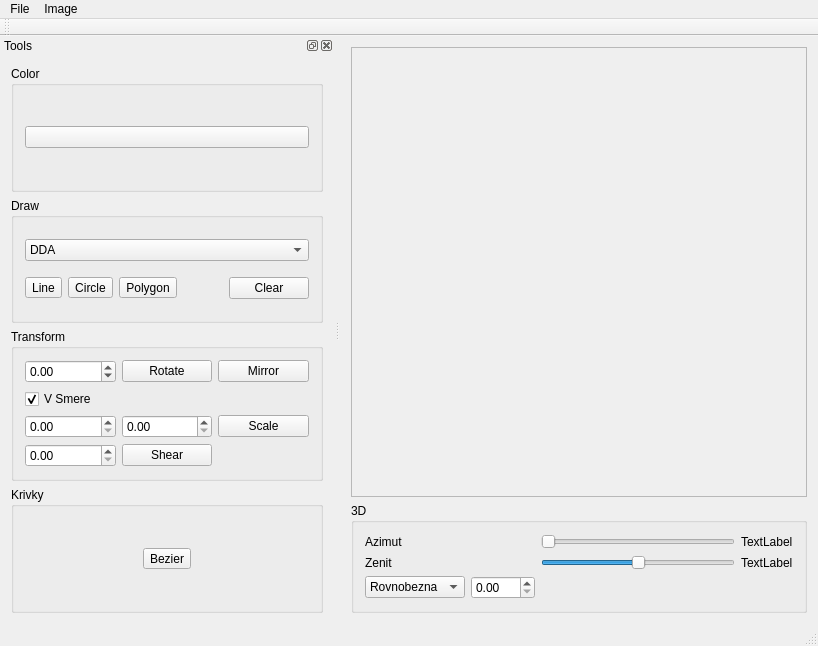
<?xml version="1.0" encoding="UTF-8"?>
<ui version="4.0">
 <class>ImageViewerClass</class>
 <widget class="QMainWindow" name="ImageViewerClass">
  <property name="geometry">
   <rect>
    <x>0</x>
    <y>0</y>
    <width>818</width>
    <height>646</height>
   </rect>
  </property>
  <property name="windowTitle">
   <string>ImageViewer</string>
  </property>
  <widget class="QWidget" name="centralWidget">
   <layout class="QGridLayout" name="gridLayout_4">
    <item row="0" column="0">
     <widget class="QScrollArea" name="scrollArea">
      <property name="widgetResizable">
       <bool>true</bool>
      </property>
      <widget class="QWidget" name="scrollAreaWidgetContents">
       <property name="geometry">
        <rect>
         <x>0</x>
         <y>0</y>
         <width>469</width>
         <height>448</height>
        </rect>
       </property>
      </widget>
     </widget>
    </item>
    <item row="1" column="0">
     <widget class="QGroupBox" name="groupBox_5">
      <property name="title">
       <string>3D</string>
      </property>
      <layout class="QGridLayout" name="gridLayout_5">
       <item row="3" column="0">
        <widget class="QComboBox" name="comboBoxProjection">
         <item>
          <property name="text">
           <string>Rovnobezna</string>
          </property>
         </item>
         <item>
          <property name="text">
           <string>Stredova</string>
          </property>
         </item>
        </widget>
       </item>
       <item row="1" column="2">
        <widget class="QSlider" name="horizontalSlider_azimut">
         <property name="maximum">
          <number>360</number>
         </property>
         <property name="orientation">
          <enum>Qt::Orientation::Horizontal</enum>
         </property>
        </widget>
       </item>
       <item row="1" column="0">
        <widget class="QLabel" name="label">
         <property name="text">
          <string>Azimut</string>
         </property>
        </widget>
       </item>
       <item row="2" column="2">
        <widget class="QSlider" name="horizontalSlider_Zenit">
         <property name="minimum">
          <number>-90</number>
         </property>
         <property name="maximum">
          <number>90</number>
         </property>
         <property name="orientation">
          <enum>Qt::Orientation::Horizontal</enum>
         </property>
        </widget>
       </item>
       <item row="2" column="3">
        <widget class="QLabel" name="label_ZenitValue">
         <property name="text">
          <string>TextLabel</string>
         </property>
        </widget>
       </item>
       <item row="2" column="0">
        <widget class="QLabel" name="label_2">
         <property name="text">
          <string>Zenit</string>
         </property>
        </widget>
       </item>
       <item row="1" column="3">
        <widget class="QLabel" name="label_AzimutValue">
         <property name="text">
          <string>TextLabel</string>
         </property>
        </widget>
       </item>
       <item row="3" column="1">
        <widget class="QDoubleSpinBox" name="doubleSpinBoxDistance">
         <property name="maximum">
          <double>500.000000000000000</double>
         </property>
        </widget>
       </item>
      </layout>
     </widget>
    </item>
   </layout>
  </widget>
  <widget class="QMenuBar" name="menuBar">
   <property name="geometry">
    <rect>
     <x>0</x>
     <y>0</y>
     <width>818</width>
     <height>21</height>
    </rect>
   </property>
   <widget class="QMenu" name="menuFile">
    <property name="title">
     <string>File</string>
    </property>
    <addaction name="actionOpen"/>
    <addaction name="actionSave_as"/>
    <addaction name="separator"/>
    <addaction name="actionExit"/>
   </widget>
   <widget class="QMenu" name="menuImage">
    <property name="title">
     <string>Image</string>
    </property>
    <addaction name="actionClear"/>
   </widget>
   <addaction name="menuFile"/>
   <addaction name="menuImage"/>
  </widget>
  <widget class="QToolBar" name="mainToolBar">
   <attribute name="toolBarArea">
    <enum>TopToolBarArea</enum>
   </attribute>
   <attribute name="toolBarBreak">
    <bool>false</bool>
   </attribute>
  </widget>
  <widget class="QStatusBar" name="statusBar"/>
  <widget class="QDockWidget" name="dockWidget">
   <property name="windowTitle">
    <string>Tools</string>
   </property>
   <attribute name="dockWidgetArea">
    <number>1</number>
   </attribute>
   <widget class="QWidget" name="dockWidgetContents">
    <layout class="QVBoxLayout" name="verticalLayout">
     <item>
      <widget class="QGroupBox" name="groupBox">
       <property name="title">
        <string>Color</string>
       </property>
       <layout class="QVBoxLayout" name="verticalLayout_2">
        <item>
         <widget class="QPushButton" name="pushButtonSetColor">
          <property name="text">
           <string/>
          </property>
         </widget>
        </item>
       </layout>
      </widget>
     </item>
     <item>
      <widget class="QGroupBox" name="groupBox_2">
       <property name="title">
        <string>Draw</string>
       </property>
       <layout class="QGridLayout" name="gridLayout">
        <item row="1" column="4">
         <widget class="QPushButton" name="pushButtonClear">
          <property name="text">
           <string>Clear</string>
          </property>
         </widget>
        </item>
        <item row="1" column="0">
         <widget class="QToolButton" name="toolButtonDrawLine">
          <property name="text">
           <string>Line</string>
          </property>
          <property name="checkable">
           <bool>true</bool>
          </property>
         </widget>
        </item>
        <item row="0" column="0" colspan="5">
         <widget class="QComboBox" name="comboBoxLineAlg">
          <item>
           <property name="text">
            <string>DDA</string>
           </property>
          </item>
          <item>
           <property name="text">
            <string>Bresenham</string>
           </property>
          </item>
         </widget>
        </item>
        <item row="1" column="1">
         <widget class="QToolButton" name="toolButtonDrawCircle">
          <property name="text">
           <string>Circle</string>
          </property>
          <property name="checkable">
           <bool>true</bool>
          </property>
         </widget>
        </item>
        <item row="1" column="2">
         <widget class="QToolButton" name="toolButtonDrawPolygon">
          <property name="text">
           <string>Polygon</string>
          </property>
          <property name="checkable">
           <bool>true</bool>
          </property>
         </widget>
        </item>
        <item row="1" column="3">
         <spacer name="horizontalSpacer">
          <property name="orientation">
           <enum>Qt::Orientation::Horizontal</enum>
          </property>
          <property name="sizeHint" stdset="0">
           <size>
            <width>40</width>
            <height>20</height>
           </size>
          </property>
         </spacer>
        </item>
       </layout>
      </widget>
     </item>
     <item>
      <widget class="QGroupBox" name="groupBox_3">
       <property name="title">
        <string>Transform</string>
       </property>
       <layout class="QGridLayout" name="gridLayout_2">
        <item row="3" column="0">
         <widget class="QDoubleSpinBox" name="doubleSpinBoxScaleX"/>
        </item>
        <item row="0" column="1">
         <widget class="QPushButton" name="pushButtonRotate">
          <property name="text">
           <string>Rotate</string>
          </property>
         </widget>
        </item>
        <item row="4" column="1">
         <widget class="QPushButton" name="pushButtonShear">
          <property name="text">
           <string>Shear</string>
          </property>
         </widget>
        </item>
        <item row="0" column="0">
         <widget class="QDoubleSpinBox" name="doubleSpinBoxDegrees">
          <property name="minimum">
           <double>-360.000000000000000</double>
          </property>
          <property name="maximum">
           <double>360.000000000000000</double>
          </property>
         </widget>
        </item>
        <item row="0" column="2">
         <widget class="QPushButton" name="pushButtonMirror">
          <property name="text">
           <string>Mirror</string>
          </property>
         </widget>
        </item>
        <item row="1" column="0">
         <widget class="QCheckBox" name="checkBoxClockwise">
          <property name="text">
           <string>V Smere</string>
          </property>
          <property name="checked">
           <bool>true</bool>
          </property>
         </widget>
        </item>
        <item row="3" column="1">
         <widget class="QDoubleSpinBox" name="doubleSpinBoxScaleY"/>
        </item>
        <item row="4" column="0">
         <widget class="QDoubleSpinBox" name="doubleSpinBoxShear"/>
        </item>
        <item row="3" column="2">
         <widget class="QPushButton" name="pushButtonScale">
          <property name="text">
           <string>Scale</string>
          </property>
         </widget>
        </item>
       </layout>
      </widget>
     </item>
     <item>
      <widget class="QGroupBox" name="groupBox_4">
       <property name="title">
        <string>Krivky</string>
       </property>
       <layout class="QGridLayout" name="gridLayout_3">
        <item row="0" column="0">
         <widget class="QToolButton" name="toolButtonBezier">
          <property name="text">
           <string>Bezier</string>
          </property>
          <property name="checkable">
           <bool>true</bool>
          </property>
         </widget>
        </item>
       </layout>
      </widget>
     </item>
    </layout>
   </widget>
  </widget>
  <action name="actionOpen">
   <property name="text">
    <string>Open</string>
   </property>
   <property name="shortcut">
    <string>Ctrl+O</string>
   </property>
  </action>
  <action name="actionSave_as">
   <property name="text">
    <string>Save as</string>
   </property>
   <property name="shortcut">
    <string>Ctrl+S</string>
   </property>
  </action>
  <action name="actionClear">
   <property name="text">
    <string>Clear</string>
   </property>
  </action>
  <action name="actionExit">
   <property name="text">
    <string>Exit</string>
   </property>
   <property name="shortcut">
    <string>Alt+F4</string>
   </property>
  </action>
  <action name="actionResize">
   <property name="text">
    <string>Resize</string>
   </property>
  </action>
 </widget>
 <layoutdefault spacing="6" margin="11"/>
 <resources>
  <include location="ImageViewer.qrc"/>
 </resources>
 <connections/>
</ui>
